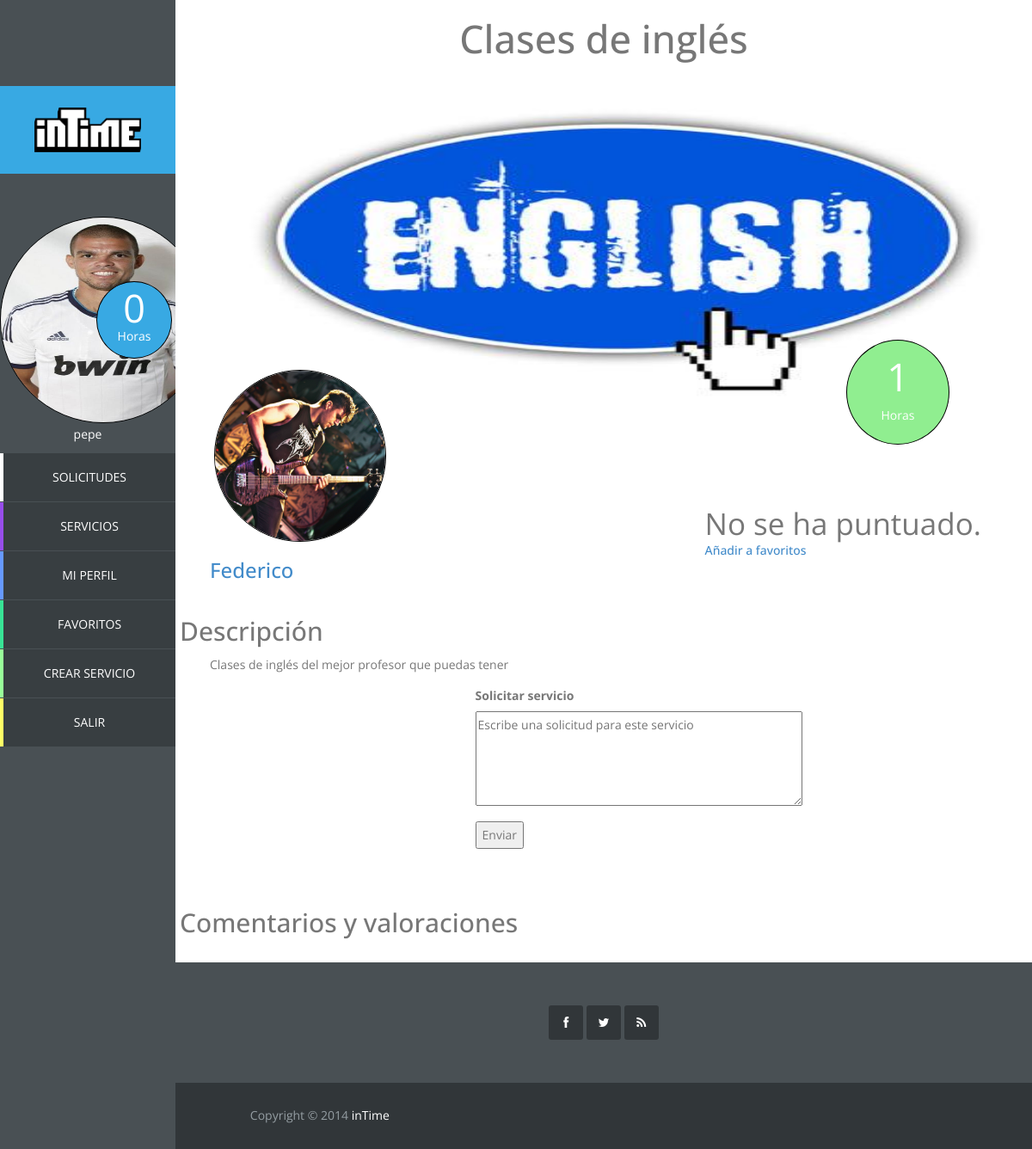
The page /vista/servicio.php?id_servicio=4 (signed in) on the database its author committed.
### tables this page shows
CREATE TABLE IF NOT EXISTS `usuario` (
  `id_usuario` int(11) NOT NULL AUTO_INCREMENT,
  `correo` varchar(40) NOT NULL,
  `nombre` varchar(20) NOT NULL,
  `apellidos` varchar(40) NOT NULL,
  `direccion` varchar(80) NOT NULL,
  `horas_usuario` int(11) NOT NULL,
  `foto_usuario` varchar(20) DEFAULT NULL,
  `pass` char(128) NOT NULL,
  `salt` char(128) NOT NULL,
  `vio_sol_recibidas` datetime NOT NULL,
  `vio_sol_enviadas` datetime NOT NULL,
  PRIMARY KEY (`id_usuario`),
  UNIQUE KEY `correo` (`correo`)
);

CREATE TABLE IF NOT EXISTS `servicio` (
  `id_servicio` int(11) NOT NULL AUTO_INCREMENT,
  `id_usuario` int(11) NOT NULL,
  `id_categoria` int(11) NOT NULL,
  `nombre_servicio` varchar(50) NOT NULL,
  `descripcion` varchar(1000) DEFAULT NULL,
  `horas` int(11) NOT NULL,
  `foto_servicio` varchar(20) DEFAULT NULL,
  PRIMARY KEY (`id_servicio`),
  KEY `id_usuario` (`id_usuario`),
  KEY `id_categoria` (`id_categoria`)
);

### modelo/usuario.php (called while the page is built, shortened)
<?php
	class Usuario {
		private $id;
		private $nombre;
		private $horas;
		private $foto;
		public function __construct($id, $correo, $nombre, $apellidos, $direccion, $horas, $foto, $pass, $salt) {
			$this->id = $id;
			$this->nombre = $nombre;
			$this->horas = $horas;
			$this->foto = $foto;
		}
		public function getId(){
			return $this->id;
		}
		public function getNombre(){
			return $this->nombre;
		}
		public function getHoras(){
			return $this->horas;
		}
		public function getFoto(){
			return $this->foto;
		}
	}

### controlador/op_base_datos.php (called while the page is built, shortened)
<?php
class Mysql{
	protected $host="localhost";
	protected $user="root";
    protected $clave="";
    protected $bd="intime";
    protected $conexion;
	protected function conectar(){
        $this->conexion=mysqli_connect($this->host,$this->user,$this->clave);
        mysqli_select_db($this->conexion, $this->bd);
		$this->conexion->set_charset("utf8");
    }
	protected function escapaBd(&$args) {
		$numElems = count($args);
		for($i=0; $i < $numElems; $i++){
			$args[$i] = mysqli_real_escape_string($this->conexion, $args[$i]);
		}
	}
}

### controlador/op_base_datos_usuario.php (called while the page is built, shortened)
<?php
require_once '../controlador/op_base_datos.php';
class MysqlUsuario extends Mysql {
	public function conseguirUsuarioById($id){
		$pst = $this->conexion->prepare("select * from usuario where id_usuario = ?");
		$pst->bind_param("s", $id);
		$pst->execute();
		$pst->bind_result($id_usuario, $correo, $nombre, $apellidos, $direccion, $horas, $foto, $pass, $salt,
			$vio_sol_recibidas, $vio_sol_enviadas);
		$usuario = NULL;
		if($pst->fetch()){
			$usuario = new Usuario($id_usuario, $correo, $nombre, $apellidos, $direccion, $horas, $foto, $pass, $salt,
				$vio_sol_recibidas, $vio_sol_enviadas);
		}
		return $usuario;
	}
}

### controlador/op_base_datos_servicio.php (called while the page is built, shortened)
<?php
require_once '../controlador/op_base_datos.php';
require_once '../modelo/servicio.php';
class MysqlServicio extends Mysql {
	 public function conseguirServicio($id_servicio) {
		$args = array($id_servicio);
		$pst = $this->conexion->prepare("select * from servicio where id_servicio = ?");
		$pst->bind_param("i", $args[0]);
		$pst->execute();
		$pst->bind_result($id_servicio, $id_usuario, $id_categoria, $nombre, $descripcion, $horas, $foto);
		$resultado = NULL;
		if($pst->fetch()){
			$resultado = new Servicio($id_servicio, $id_usuario, $id_categoria, $nombre, $descripcion, $horas, $foto);
		}
		return $resultado;
	}
	 public function notamedia($id_servicio){
		$args = array($id_servicio);
		$pst=$this->conexion->prepare("SELECT ROUND(avg(nota),1) FROM valoracion_servicio NATURAL JOIN servicio_realizado
			JOIN solicitud WHERE servicio_realizado.id_solicitud = solicitud.id_solicitud and solicitud.id_servicio = ?");
		$pst->bind_param("i",$args[0]);
		$pst->execute();
		$pst->bind_result($nota);
		return $nota;
	}
	public function conseguirServiciosFavoritos($id_usuario){
		$pst = $this->conexion->prepare("SELECT servicio.* FROM favoritos join servicio
			WHERE favoritos.id_usuario = ? and favoritos.id_servicio = servicio.id_servicio
			order by favoritos.fecha desc");
		$pst->bind_param("i", $id_usuario);
		$pst->execute();
			$resultado = NULL;
		return $resultado;
	}
}

### modelo/servicio.php (called while the page is built, shortened)
<?php
class Servicio {
	public $id_servicio,
		   $id_usuario,
		   $id_categoria,
		   $nombre,
		   $descripcion,
		   $horas,
		   $foto;
	public function __construct($id_servicio, $id_usuario, $id_categoria, $nombre, $descripcion, $horas, $foto) {
	    $this->id_servicio = $id_servicio;
	    $this->id_usuario = $id_usuario;
	    $this->nombre = $nombre;
	    $this->descripcion = $descripcion;
	    $this->horas = $horas;
	    $this->foto = $foto;
	}
	public static function estaDentro($id, $servicios){
		$len = count($servicios);
		$encontrado = false;
		$i = 0;
		return $encontrado;
	}
	public function getIdServicio(){
		return $this->id_servicio;
	}
	public function getIdUsuario(){
		return $this->id_usuario;
	}
	public function getNombre(){
		return $this->nombre;
	}
	public function getDescripcion() {
		return $this->descripcion;
	}
	public function getHoras() {
		return $this->horas;
	}
	public function getFoto(){
		return $this->foto;
	}
}

### vista/servicio.php (the view, shortened to what this page needs)
<?php
	require_once '../modelo/usuario.php';
	require_once '../modelo/servicio.php';
	require_once '../controlador/op_base_datos_servicio.php';
	require_once '../controlador/op_base_datos_usuario.php';
?>
<!DOCTYPE html>
<html lang="es">
	<?php include "head.php"?>
	<?php
		if(isset($_GET['id_servicio'])){
			$id_servicio = $_GET['id_servicio'];
			$BDDServicio = new MysqlServicio();
			$BDDUsuario = new MysqlUsuario();
			$servicio = $BDDServicio->conseguirServicio($id_servicio);
			if(isset($servicio)){
				$user = $BDDUsuario->conseguirUsuarioById($servicio->getIdUsuario());
				$resuldescrip = $servicio->getDescripcion();
				$resulmedia = $BDDServicio->notamedia($id_servicio);
				$nombreServicio= $servicio->getNombre();
				$horasServicio = $servicio->getHoras();
			}
		}
	?>
	<body>
		<?php include "sidebar.php"
		?>
		<div id="main-content">
			<div id="templatemo">
				<div class="cuerpo">
				<?php if(isset($servicio)){ ?>
				<div class="encabezado">
					<?php
							echo "<h1>".$nombreServicio."</h1>";
							if ($servicio->getFoto()!=NULL)	{
								echo "<img src='images/servicio/".$servicio->getFoto()."'";
							}
							ELSE{
								echo '<img src="images/servicio/service_defect.png">';
							}
					?>
				</div>
				<div class="servicio">
					<div class="horas-servicio">
						<div class="contador-servicio">
							<?php echo $horasServicio ?>
						</div>
						<p>Horas</p>
					</div>
					<div class="autor">
						<img src="images/usuario/<?php if (isset($fotoservice)) {echo $user->getFoto();} else {echo "user_defect.png" ;}?>" >
							<div class="nombretrabajo">
							<a href="perfil.php?id_usuario=<?php echo $user->getId() ?>">
								<h3><?php echo $user->getNombre();?></h3></a>
						</div>
						<div class="valoraciones">
							<p>
								<?php
									if ($resulmedia <= 0) {
										echo 'No se ha puntuado.';
									} else {
										echo 'Nota Media: ' .'<span class="negrita">'.$resulmedia.'</span>';
									}
								?>
							</p>
							<?php
							if( isset($_SESSION['login_admin']) && $_SESSION['login_admin'] ||
								(isset($_SESSION['login_usuario']) && $_SESSION['login_usuario'] &&
									isset($servicio) && $_SESSION['usuario']->getId() == $servicio->getIdUsuario()) ){
								echo'<a href="editarservicio.php?id_servicio='.$servicio->getIdServicio().'"><h5>Editar Servicio</h5></a>';
							}else {
								$favoritos = $BDDServicio->conseguirServiciosFavoritos($_SESSION['usuario']->getId());
								if(Servicio::estaDentro($servicio->getIdServicio(), $favoritos)){
									echo '<a href="../controlador/quitar_favorito.php?id_servicio='.$servicio->getIdServicio().'"><h5>Quitar de favoritos</h5></a>';
								}else{
									echo '<a href="../controlador/agregar_favorito.php?id_servicio='.$servicio->getIdServicio().'"><h5>Añadir a favoritos</h5></a>';
								}
							}
						?>
						</div>
					</div>
					<div class="descripcion">
						<h2>Descripción</h2>
							<p>
								<?php
									echo $resuldescrip;
								?>
							</p>
					</div>
					<?php
						if(isset($_SESSION['login_admin']) && $_SESSION['login_admin'] ) {
						} else if ( (!isset($_SESSION['login_usuario']) || !$_SESSION['login_usuario']) ) {
						}else if (($_SESSION['usuario']->getId() == $user->getId()))  {
						}else {
					?>
					<div class="solicitud">
						<form action="../controlador/nuevasolicitud.php?id_servicio=<?php echo $id_servicio?>" method="post" enctype="multipart/form-data" accept-charset="utf-8">
							<label>Solicitar servicio</label>
							<p>
								<textarea name="solicitud" rows="4" cols="50" placeholder="Escribe una solicitud para este servicio"></textarea>
							</p>
							<button id="button-enviar-solicitud" type="submit" name="submit" value="Enviar">
								Enviar
							</button>
						</form>
					</div>
					<?php
					}
					?>
				</div>
				<div class="comentarios">
					<h2>Comentarios y valoraciones</h2>
				</div>
				<?php
				}else{
					echo "<h1>Servicio inexistente</h1>";
				} ?>
				</div>
			</div>
			<?php include 'footer.php'
			?>
		</div>
	</body>
</html>

### vista/sidebar.php (shortened to what this page needs)
<?php
$dir = $_SERVER["REQUEST_URI"];
$array = explode("/", $dir);
$n = count($array);
?>
	<div id="main-sidebar">
		<?php
		if($array[$n-1] == "index.php" || $array[$n-1] == ""){
		?>
		<div class="logo">
			<a href="index.php"><img src="vista/images/logo.png"/></a>
		</div>
		<ul class="main-menu">
			<li class="services">
				<a href='vista/mostrar_servicios.php'>servicios</a>
			</li>
			<li class="about">
				<a href="vista/sobrenosotros.php">sobre nosotros</a>
			</li>
			<li class="contact">
				<a href="vista/contacto.php">contacto</a>
			</li>
		</ul>
		<?php
		}else {
			require_once '../controlador/op_base_datos_usuario.php';
			require_once '../controlador/op_base_datos_servicio.php';
			require_once '../modelo/usuario.php';
			require_once '../modelo/servicio.php';
			if(isset($_SESSION['login_usuario']) && $_SESSION['login_usuario']){
				$usuario = $_SESSION['usuario'];
				$BDD = new MysqlUsuario();
				$BDDServicio = new MysqlServicio();
				$usuario = $BDD->conseguirUsuarioById($usuario->getId());
		?>
				<div class="logo">
					<a href="perfil_usuario.php">
						<img src="images/logo.png"/>
					</a>
				</div>
				<div class="navigation-log-in">
					<ul class="main-menu">
						<div class="circle-text">
							<div class="contador">
									<?php echo $usuario->getHoras() ?>
							</div>
							<p>Horas</p>
						</div>
						<?php
							if($usuario->getFoto() == NULL){
								echo "<a href='perfil_usuario.php'><img src='images/usuario/user_defect.png'></a>";
							}else{
						?>
								<a href='perfil_usuario.php'><img src='<?php echo "images/usuario/".$usuario->getFoto() ?>'></a>
						<?php
							}
						?>
						<p>
							<?php echo $usuario->getNombre();?>
						</p>
						<li class="requests">
							<a href="solicitudes.php">Solicitudes</a>
						</li>
						<li class="services">
							<a href="mostrar_servicios.php">servicios</a>
						</li>
						<li class="profile">
							<a href="perfil.php?id_usuario=<?php echo $usuario->getId() ?>">Mi Perfil</a>
						</li>
						<li class="favorites">
							<a href="favoritos.php">Favoritos</a>
						</li>
						<li class="new-job">
							<a href="crearservicio.php">Crear Servicio</a>
						</li>
						<li class="log-out">
							<a href="../controlador/logout.php">Salir</a>
						</li>
					</ul>
				</div>
		<?php
			}else if(isset($_SESSION['login_admin']) && $_SESSION['login_admin']) {
		?>
				<div class="logo">
					<a href="perfil_admin.php"><img src="images/logo.png"/></a>
				</div>
				<div class="navigation-log-in">
					<ul class="main-menu">
						<div class="circle-text">
							<div class="contador">-</div>
							<p>Horas</p>
						</div>
						<img src="images/admin.jpg" >
						<p> Administrador </p>
						<li class="user-list">
							<a href="usuariosadmin.php">Lista Usuarios</a>
						</li>
						<li class="service-list">
							<a href="serviciosadmin.php">Lista Servicios</a>
						</li>
						<li class="log-out">
							<a href="../controlador/logout.php">Salir</a>
						</li>
					</ul>
				</div>
		<?php
			}
		?>
		<?php
		}
		?>
	</div>

### vista/css/templatemo_style.css (style rules this page uses)
.main-menu, .responsive-menu ul, .social-member, .progess-bars, .first-footer .social-footer ul { padding: 0%; margin: 0%; list-style: none; }
body { font: 14px/1.85em 'Open Sans', Arial, Helvetice Neue, sans-serif; color: #777777; font-weight: 300px; font-style: normal; -webkit-font-smoothing: antialiased; -webkit-text-size-adjust: 100%; }
a, a:hover, a:focus { text-decoration: none; -webkit-transition: all 150ms ease-in; -moz-transition: all 150ms ease-in; -o-transition: all 150ms ease-in; transition: all 150ms ease-in; }
h1, h2, h3, h4, h5, h6 { font-family: 'Open Sans', Arial, Helvetice Neue, sans-serif; }
*, *:before, *:after { -moz-box-sizing: border-box; -webkit-box-sizing: border-box; box-sizing: border-box; }
#main-content, .full-width-slider { width: 83%; }
#main-sidebar { position: fixed; float: left; width: 17%; height: 100%; background-color: #495054; color: white; margin-right: 0px; overflow: auto; }
.logo { margin-top: 100px; background-color: #38a9e3; padding: 25px 40px; }
.logo a { color: white; }
.logo a img { width: 100%; height: 100%; }
.main-menu { text-align: center; }
.main-menu li { margin-bottom: 1px; }
.main-menu li a { color: white; text-transform: uppercase; display: block; border-left: 4px solid; padding: 15px 30px; background-color: #383e41; -webkit-transition: all 150ms ease-in; -moz-transition: all 150ms ease-in; -o-transition: all 150ms ease-in; transition: all 150ms ease-in; }
li.services a { border-color: #974dea; }
li.profile a { border-color: #6699FF; }
li.new-job a { border-color: #99FF99; }
li.log-out a { border-color: #FFFF66; }
li.favorites a { border-color: #38e395; }
.navigation-log-in { padding-top: 50px; }
.navigation-log-in img { border: 1px solid black; border-radius:120px; width: 240px; height: 240px; }
#main-content { float: left; width: 83%; height: 100%; margin-left: 17%; overflow: hidden; }
.encabezado { height: 375px; }
.encabezado h1 { text-align: center; font-size: 45px }
.encabezado img { height:400px;width: 100%; }
.autor { padding-left: 45px;padding-top: 35px; }
.autor img { border: 1px solid black; border-radius: 400px;height: 200px;width: 200px; }
.nombretrabajo { margin-left:-30px }
.descripcion p { padding-left:40px; }
.descripcion h2 { padding-top:5%; padding-left: 5px; }
.valoraciones { margin-top:-90px;padding-left:60%;font-size:35px; }
.solicitud { padding-left:35%; padding-bottom: 5%; }
.comentarios h2 { padding-left:5px; }
.cuerpo { min-height: 400px; }
.perfil h1,h3 { padding-left:25px; }
.circle-text { position: absolute; width: 43%; margin-left: 55%; margin-top: 37%; }
.circle-text:after { content: ""; display: block; width: 100%; height:0; padding-bottom: 100%; background: #38a9e3; -moz-border-radius: 50%; -webkit-border-radius: 50%; border-radius: 50%; border: 1px solid black; }
.circle-text p { position: absolute; float: left; width: 100%; padding-top: 73%; line-height: 1em; margin-top: -0.5em; text-align: center; color: white; }
.circle-text div { position: absolute; width: 100%; padding-top: 35%; line-height: 1em; margin-top: -0.5em; text-align: center; color: white; font-size: 45px; }
.horas-servicio { position: absolute; width: 10%; margin-left: 65%; }
.horas-servicio:after { content: ""; display: block; width: 100%; height:0; padding-bottom: 100%; background: #90EE90; -moz-border-radius: 50%; -webkit-border-radius: 50%; border-radius: 50%; border: 1px solid black; }
.horas-servicio p { position: absolute; float: left; width: 100%; padding-top: 73%; line-height: 1em; margin-top: -0.5em; text-align: center; color: white; }
.horas-servicio div { position: absolute; width: 100%; padding-top: 35%; line-height: 1em; margin-top: -0.5em; text-align: center; color: white; font-size: 45px; }

### rows shown on the page
usuario: horas_usuario "0", foto_usuario (picture), nombre "pepe"
servicio: nombre_servicio "Clases de inglés", foto_servicio (picture), horas "1", descripcion "Clases de inglés del mejor profesor que puedas tener"
usuario: foto_usuario (picture), nombre "Federico"
